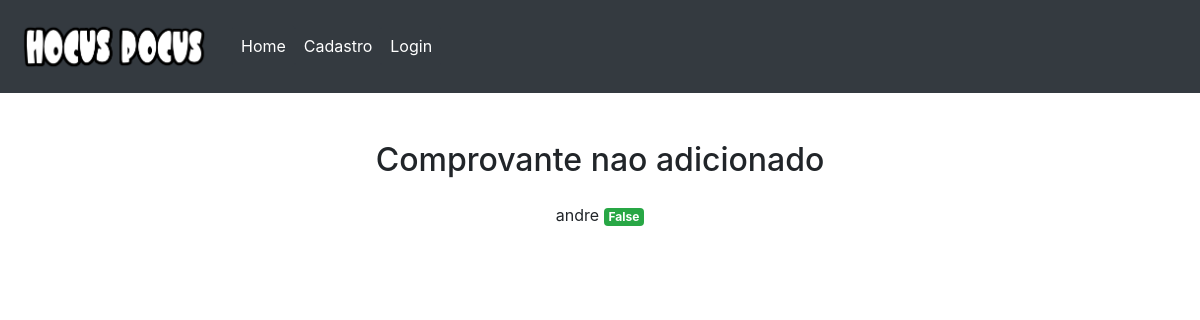
The app's page /comprovante/19, older data.
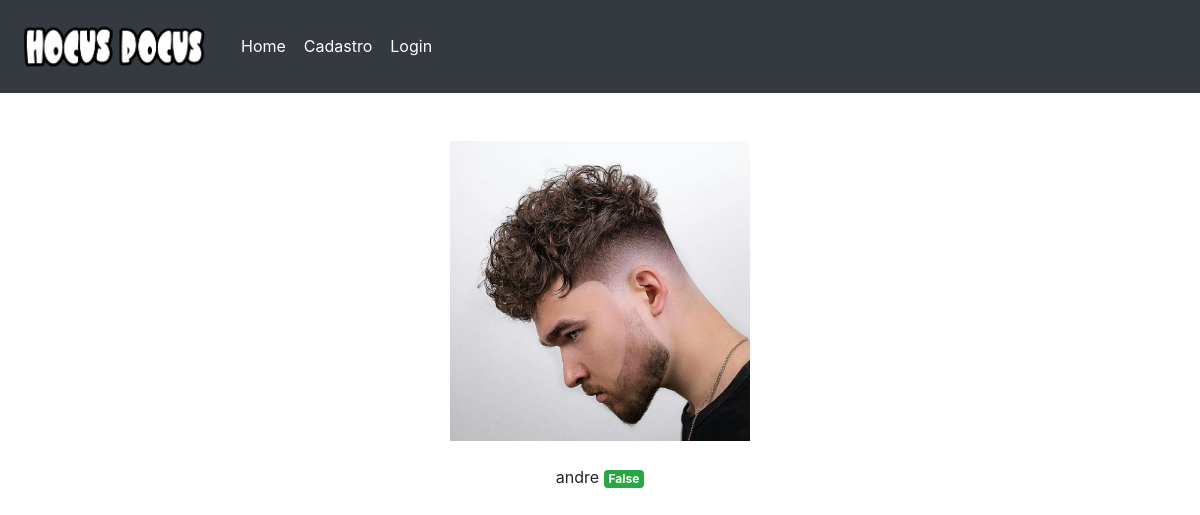
The same page, newer data.
### show/models.py (models this page shows)
class NomeLista(models.Model):
    nome = models.CharField(max_length=100)
    cpf = models.CharField(max_length=300)
    celular = models.CharField(max_length=300)
    pagamento = models.BooleanField(default=False)
    comprovante = models.ImageField(upload_to='static/comprovantes', blank=True)
    def __str__(self):
        return self.nome

### show/views.py (the view)
# urls.py: path('comprovante', comprovante, name='comprovante'),
def comprovante(request, id):
    banner = Banner.objects.all()
    show = NomeLista.objects.filter(id=id)
    dados = {'banners': banner,
             'show': show
             }
    return render(request, 'comprovante.html', dados)

### templates/comprovante.html (shortened to what this page needs)
{% extends 'base.html' %}
{% load static %}
{% block content %}
{% for comprovante in show %}
<div class="container text-center mt-5">
    {% if comprovante.comprovante %}
    <img src="{{comprovante.comprovante.url}}" width="300"  />
    {% else %}
    <h2>Comprovante nao adicionado</h2>
    {% endif %}
    <div class="mt-4">
        {{comprovante}}
<label class="badge badge-success">{{ comprovante.pagamento }}</label>
</div>
{% endfor %}
</body>
{% endblock %}

Row changes from the older to the newer data that the page shows:
changed NomeLista "andre": comprovante: picture added; no longer shows "Comprovante nao adicionado"
